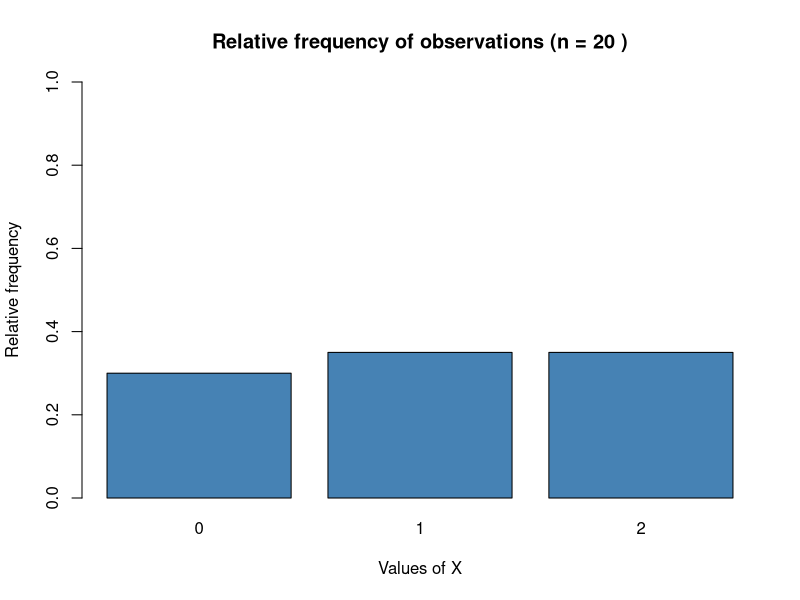
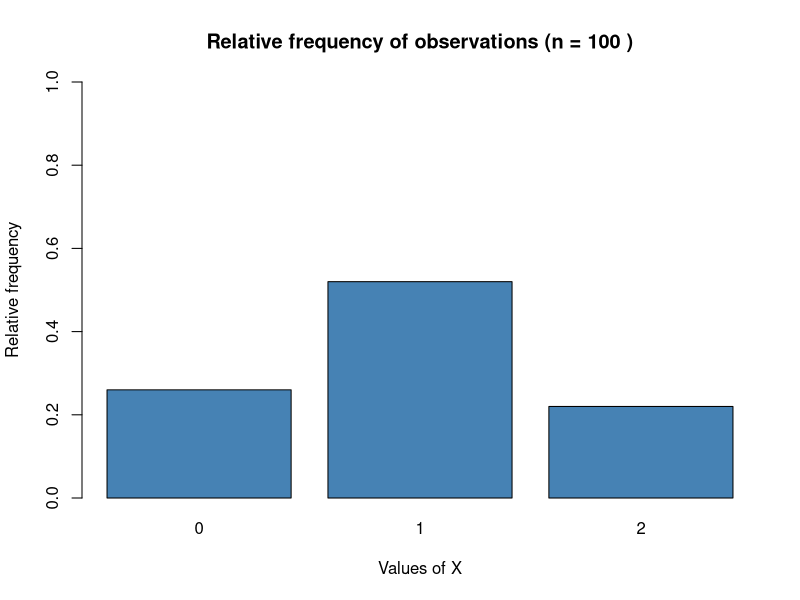
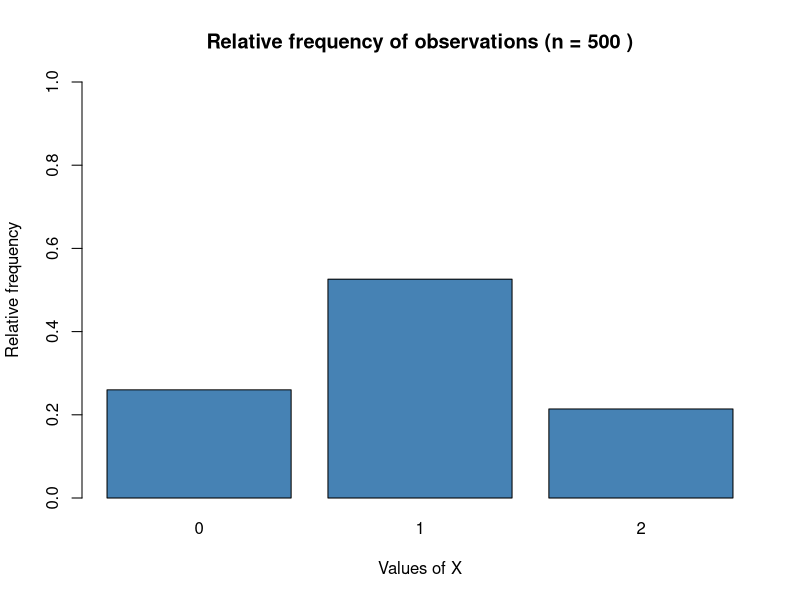
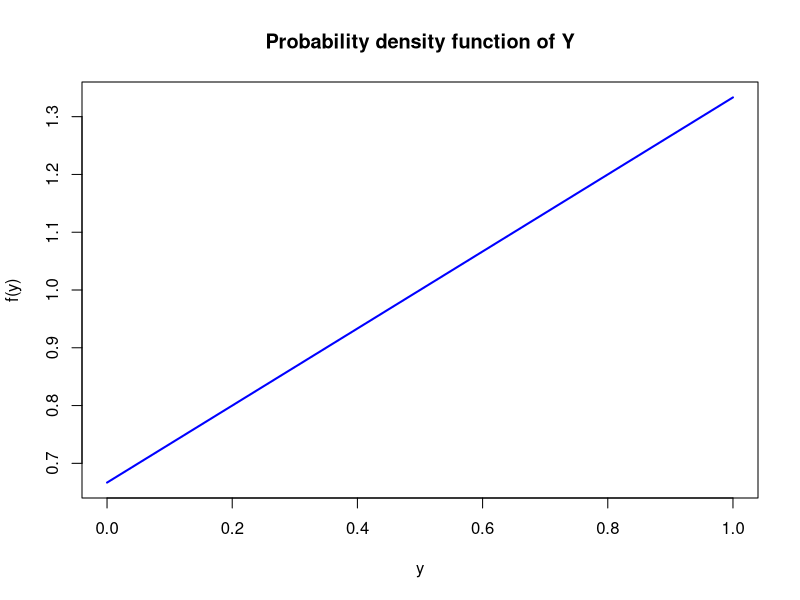
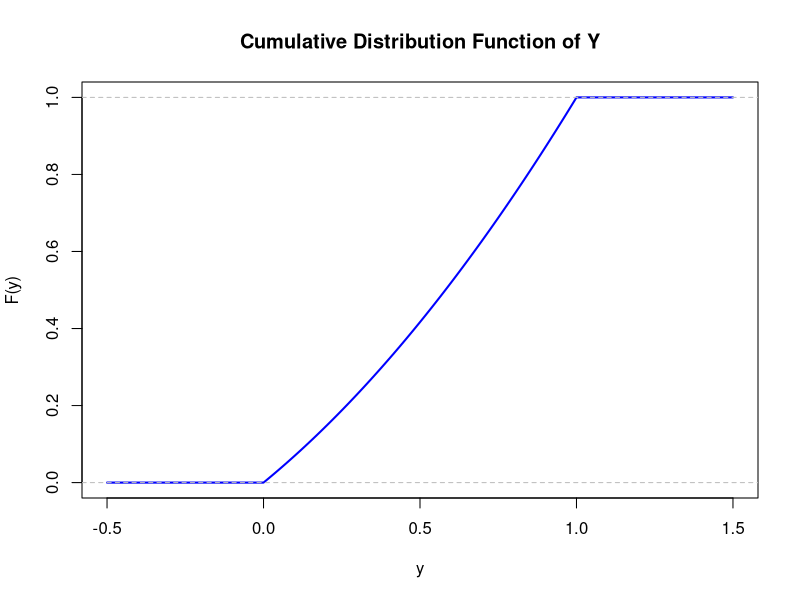

Source code (R) for these figures, in order:
## ---- chunk 1
# Definindo as probabilidades e valores
x <- c(0, 1, 2)
p <- c(1/4, 1/2, 1/4)

# Função para simular observações e calcular erros
sim_obs <- function(n) {
  u <- runif(n)  # Gera números uniformes
  x_sim <- ifelse(u < 1/4, 0, ifelse(u < 3/4, 1, 2))  # Atribui valores de X
  f <- table(x_sim)  # Contagem das frequências
  fr <- f / n  # Frequência relativa

  # Gráfico de colunas
  barplot(fr, 
          names.arg = x, 
          col = "#4682B4", 
          main = paste("Relative frequency of observations (n =", n, ")"),
          xlab = "Values of X", 
          ylab = "Relative frequency", 
          ylim = c(0, 1))
  
  # relative errors
  re <- abs(fr - p)
  return(re)
}
## ---- chunk 2
# c) Simulação para 20 observações
cat("relative errors (n=20):", sim_obs(20), "\n")

# d) Simulação para 100 observações
cat("relative errors (n=100):", sim_obs(100), "\n")

# e) Simulação para 500 observações
cat("relative errors (n=500):", sim_obs(500), "\n")

## ---- chunk 3
# Definir a função densidade de probabilidade f(y)
f_y <- function(y) {
  ifelse(y >= 0 & y <= 1, (2/3) * (y + 1), 0)
}

# Gerar uma sequência de valores de y para o gráfico
y_values <- seq(0, 1, by = 0.01)
f_values <- sapply(y_values, f_y)

# Fazer o gráfico da fdp
plot(y_values, f_values, type = "l", col = "blue", lwd = 2,
     xlab = "y", ylab = "f(y)", main = "Probability density function of Y")
abline(h = 0, col = "gray", lty = 2)

## ---- chunk 4
# Define f(y)
f <- function(y) (2/3) * (y + 1)

# Expected value E(Y)
E_Y <- integrate(function(y) y * f(y), 0, 1)$value

# Expected value E(Y^2)
E_Y2 <- integrate(function(y) y^2 * f(y), 0, 1)$value

# Variance
variance_Y <- E_Y2 - E_Y^2
variance_Y

## ---- chunk 5
# Define the cumulative distribution function F(y)
F_y <- function(y) {
  ifelse(y < 0, 0,
         ifelse(y <= 1, (y^2 / 3) + (2 * y / 3), 1))
}

# Generate a sequence of y values for plotting
y_values <- seq(-0.5, 1.5, by = 0.01)
F_values <- sapply(y_values, F_y)

# Plot the CDF
plot(y_values, F_values, type = "l", col = "blue", lwd = 2,
     xlab = "y", ylab = "F(y)", main = "Cumulative Distribution Function of Y")
abline(h = 0:1, col = "gray", lty = 2)
